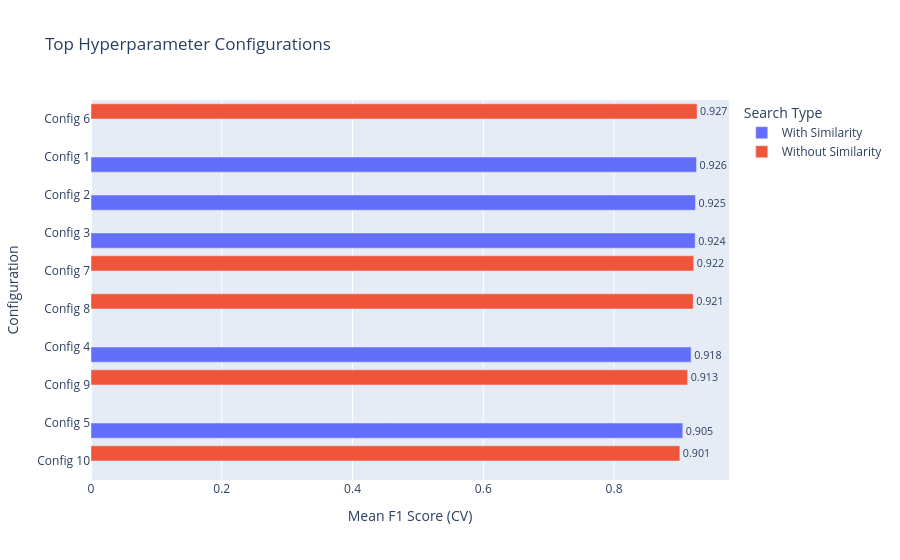

Notebook code for this chart:
### Code cell
import pandas as pd
import plotly.express as px
import plotly.graph_objects as go

def get_top_n_df(search, label, n=5, offset=0):
    results = pd.DataFrame(search.cv_results_)
    results = results.sort_values(by='mean_test_score', ascending=False).head(n).copy()
    results['Configuration'] = [f"Config {i+1+offset}" for i in range(n)]
    results['Search Type'] = label
    results['Config Details'] = results['params'].apply(
        lambda p: f"n={p['n_estimators']}, leaf={p['min_samples_leaf']}, feat={p['max_features']}"
    )
    return results[['Configuration', 'mean_test_score', 'Search Type', 'Config Details']]

# Prepare combined DataFrame
df_with = get_top_n_df(search_with_sim, "With Similarity", n=5)
df_without = get_top_n_df(search_without_sim, "Without Similarity", n=5, offset=5)
df_combined = pd.concat([df_with, df_without])

# Main plot
fig = px.bar(
    df_combined,
    x='mean_test_score',
    y='Configuration',
    color='Search Type',
    barmode='group',
    orientation='h',
    text='mean_test_score',
    labels={'mean_test_score': 'Mean F1 Score (CV)'},
    title='Top Hyperparameter Configurations'
)

fig.update_traces(texttemplate='%{text:.3f}', textposition='outside')
fig.update_layout(
    yaxis={'categoryorder': 'total ascending'},
    height=600,
    legend_title_text='Search Type'
)

### Figure 1 — Plotly figure (JSON) as saved in the notebook; plotly's stock layout.template omitted (floating-point values rounded to 4 significant figures)
{"data": [{"alignmentgroup": "True", "hovertemplate": "Search Type=With Similarity<br>Mean F1 Score (CV)=%{text}<br>Configuration=%{y}<extra></extra>", "legendgroup": "With Similarity", "marker": {"color": "#636efa", "pattern": {"shape": ""}}, "name": "With Similarity", "offsetgroup": "With Similarity", "orientation": "h", "showlegend": true, "text": [0.9261, 0.9246, 0.9241, 0.9179, 0.9051], "textposition": "outside", "texttemplate": "%{text:.3f}", "type": "bar", "x": [0.9261, 0.9246, 0.9241, 0.9179, 0.9051], "xaxis": "x", "y": ["Config 1", "Config 2", "Config 3", "Config 4", "Config 5"], "yaxis": "y"}, {"alignmentgroup": "True", "hovertemplate": "Search Type=Without Similarity<br>Mean F1 Score (CV)=%{text}<br>Configuration=%{y}<extra></extra>", "legendgroup": "Without Similarity", "marker": {"color": "#EF553B", "pattern": {"shape": ""}}, "name": "Without Similarity", "offsetgroup": "Without Similarity", "orientation": "h", "showlegend": true, "text": [0.927, 0.9219, 0.9211, 0.9126, 0.9006], "textposition": "outside", "texttemplate": "%{text:.3f}", "type": "bar", "x": [0.927, 0.9219, 0.9211, 0.9126, 0.9006], "xaxis": "x", "y": ["Config 6", "Config 7", "Config 8", "Config 9", "Config 10"], "yaxis": "y"}], "layout": {"autosize": true, "barmode": "group", "legend": {"title": {"text": "Search Type"}, "tracegroupgap": 0}, "title": {"text": "Top Hyperparameter Configurations"}, "xaxis": {"anchor": "y", "autorange": true, "domain": [0, 1], "range": [0, 0.9758], "title": {"text": "Mean F1 Score (CV)"}, "type": "linear"}, "yaxis": {"anchor": "x", "autorange": true, "categoryorder": "total ascending", "domain": [0, 1], "range": [-0.5, 9.5], "title": {"text": "Configuration"}, "type": "category"}}}
